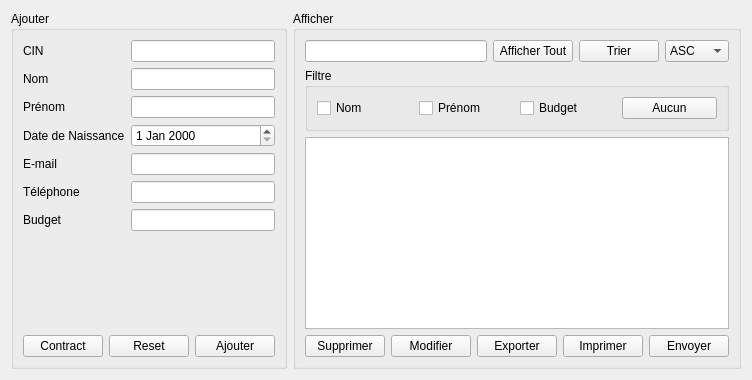
               <widget class="QWidget" name="tab_12">
                <attribute name="title">
                 <string>Clients</string>
                </attribute>
                <layout class="QHBoxLayout" name="horizontalLayout_97">
                 <item>
                  <layout class="QHBoxLayout" name="horizontalLayout_98">
                   <item>
                    <widget class="QGroupBox" name="groupBox_ajouter_invites_4">
                     <property name="title">
                      <string>Ajouter  </string>
                     </property>
                     <layout class="QVBoxLayout" name="verticalLayout_38">
                      <item>
                       <layout class="QVBoxLayout" name="verticalLayout_39">
                        <item>
                         <layout class="QFormLayout" name="formLayout_11">
                          <item row="0" column="0">
                           <widget class="QLabel" name="cINLabel_4">
                            <property name="text">
                             <string>CIN</string>
                            </property>
                           </widget>
                          </item>
                          <item row="0" column="1">
                           <widget class="QLineEdit" name="cin_client_2"/>
                          </item>
                          <item row="1" column="0">
                           <widget class="QLabel" name="prNomLabel_7">
                            <property name="text">
                             <string>Nom</string>
                            </property>
                           </widget>
                          </item>
                          <item row="1" column="1">
                           <widget class="QLineEdit" name="nom_client_2"/>
                          </item>
                          <item row="2" column="0">
                           <widget class="QLabel" name="prNomLabel_8">
                            <property name="text">
                             <string>Prénom</string>
                            </property>
                           </widget>
                          </item>
                          <item row="2" column="1">
                           <widget class="QLineEdit" name="prenom_client_2"/>
                          </item>
                          <item row="3" column="0">
                           <widget class="QLabel" name="dateDeNaissanceLabel_4">
                            <property name="text">
                             <string>Date de Naissance</string>
                            </property>
                           </widget>
                          </item>
                          <item row="3" column="1">
                           <widget class="QDateEdit" name="date_client_2"/>
                          </item>
                          <item row="4" column="0">
                           <widget class="QLabel" name="eMailLabel_4">
                            <property name="text">
                             <string>E-mail</string>
                            </property>
                           </widget>
                          </item>
                          <item row="4" column="1">
                           <widget class="QLineEdit" name="email_client_2"/>
                          </item>
                          <item row="5" column="0">
                           <widget class="QLabel" name="tLPhoneLabel_4">
                            <property name="text">
                             <string>Téléphone</string>
                            </property>
                           </widget>
                          </item>
                          <item row="5" column="1">
                           <widget class="QLineEdit" name="tel_client_2"/>
                          </item>
                          <item row="6" column="0">
                           <widget class="QLabel" name="budgetLabel_2">
                            <property name="text">
                             <string>Budget</string>
                            </property>
                           </widget>
                          </item>
                          <item row="6" column="1">
                           <widget class="QLineEdit" name="budget_client_2"/>
                          </item>
                         </layout>
                        </item>
                        <item>
                         <layout class="QHBoxLayout" name="horizontalLayout_99">
                          <item>
                           <widget class="QPushButton" name="contract_client_2">
                            <property name="text">
                             <string>Contract</string>
                            </property>
                           </widget>
                          </item>
                          <item>
                           <widget class="QPushButton" name="reset_client_2">
                            <property name="text">
                             <string>Reset</string>
                            </property>
                           </widget>
                          </item>
                          <item>
                           <widget class="QPushButton" name="ajouter_client_2">
                            <property name="text">
                             <string>Ajouter</string>
                            </property>
                           </widget>
                          </item>
                         </layout>
                        </item>
                       </layout>
                      </item>
                     </layout>
                    </widget>
                   </item>
                   <item>
                    <widget class="QGroupBox" name="groupBox_afficher_invites_4">
                     <property name="title">
                      <string>Afficher</string>
                     </property>
                     <layout class="QVBoxLayout" name="verticalLayout_40">
                      <item>
                       <layout class="QVBoxLayout" name="verticalLayout_41">
                        <item>
                         <layout class="QHBoxLayout" name="horizontalLayout_100">
                          <item>
                           <widget class="QLineEdit" name="recherche_client_2"/>
                          </item>
                          <item>
                           <widget class="QPushButton" name="afficher_tout_client_2">
                            <property name="text">
                             <string>Afficher Tout</string>
                            </property>
                           </widget>
                          </item>
                          <item>
                           <widget class="QPushButton" name="trier_client_2">
                            <property name="text">
                             <string>Trier</string>
                            </property>
                           </widget>
                          </item>
                          <item>
                           <widget class="QComboBox" name="ordre_client_2">
                            <item>
                             <property name="text">
                              <string>ASC</string>
                             </property>
                            </item>
                            <item>
                             <property name="text">
                              <string>DESC</string>
                             </property>
                            </item>
                           </widget>
                          </item>
                         </layout>
                        </item>
                        <item>
                         <layout class="QHBoxLayout" name="horizontalLayout_101"/>
                        </item>
                        <item>
                         <layout class="QHBoxLayout" name="horizontalLayout_102">
                          <item>
                           <widget class="QGroupBox" name="groupBox_18">
                            <property name="title">
                             <string>Filtre</string>
                            </property>
                            <layout class="QHBoxLayout" name="horizontalLayout_103">
                             <item>
                              <layout class="QHBoxLayout" name="horizontalLayout_104">
                               <item>
                                <widget class="QCheckBox" name="checkBox_nom_client_2">
                                 <property name="text">
                                  <string>Nom</string>
                                 </property>
                                </widget>
                               </item>
                               <item>
                                <widget class="QCheckBox" name="checkBox_prenom_client_2">
                                 <property name="text">
                                  <string>Prénom</string>
                                 </property>
                                </widget>
                               </item>
                               <item>
                                <widget class="QCheckBox" name="checkBox_budget_client_2">
                                 <property name="text">
                                  <string>Budget</string>
                                 </property>
                                </widget>
                               </item>
                               <item>
                                <widget class="QPushButton" name="aucun_client_2">
                                 <property name="text">
                                  <string>Aucun</string>
                                 </property>
                                </widget>
                               </item>
                              </layout>
                             </item>
                            </layout>
                           </widget>
                          </item>
                         </layout>
                        </item>
                        <item>
                         <layout class="QHBoxLayout" name="horizontalLayout_105">
                          <item>
                           <widget class="QTableView" name="tableView_client_2"/>
                          </item>
                         </layout>
                        </item>
                        <item>
                         <layout class="QHBoxLayout" name="horizontalLayout_106">
                          <item>
                           <widget class="QPushButton" name="supprimer_client_2">
                            <property name="text">
                             <string>Supprimer</string>
                            </property>
                           </widget>
                          </item>
                          <item>
                           <widget class="QPushButton" name="modifier_client_2">
                            <property name="text">
                             <string>Modifier</string>
                            </property>
                            <property name="checkable">
                             <bool>true</bool>
                            </property>
                           </widget>
                          </item>
                          <item>
                           <widget class="QPushButton" name="exporter_client_2">
                            <property name="text">
                             <string>Exporter</string>
                            </property>
                           </widget>
                          </item>
                          <item>
                           <widget class="QPushButton" name="imprimer_client_2">
                            <property name="text">
                             <string>Imprimer</string>
                            </property>
                           </widget>
                          </item>
                          <item>
                           <widget class="QPushButton" name="envoyer_client_2">
                            <property name="text">
                             <string>Envoyer</string>
                            </property>
                           </widget>
                          </item>
                         </layout>
                        </item>
                       </layout>
                      </item>
                     </layout>
                    </widget>
                   </item>
                  </layout>
                 </item>
                </layout>
               </widget>
